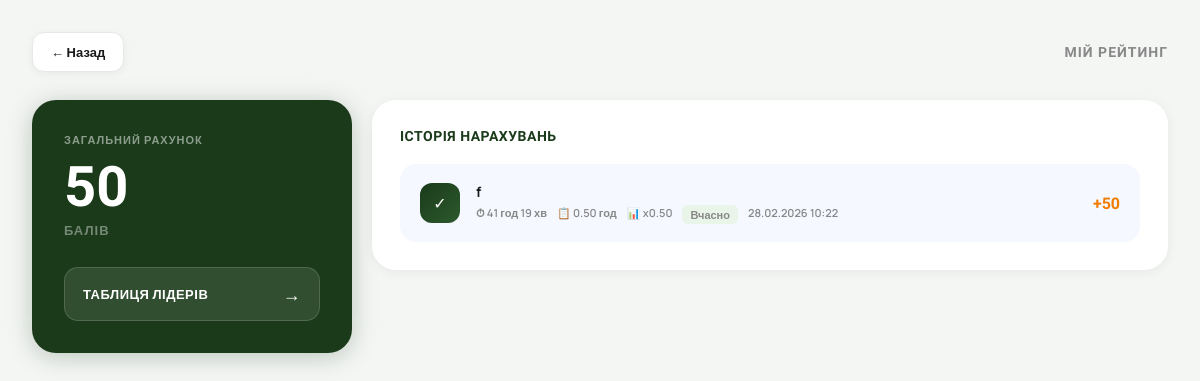
The app's page /rating/my_rating/ (signed in), older data.
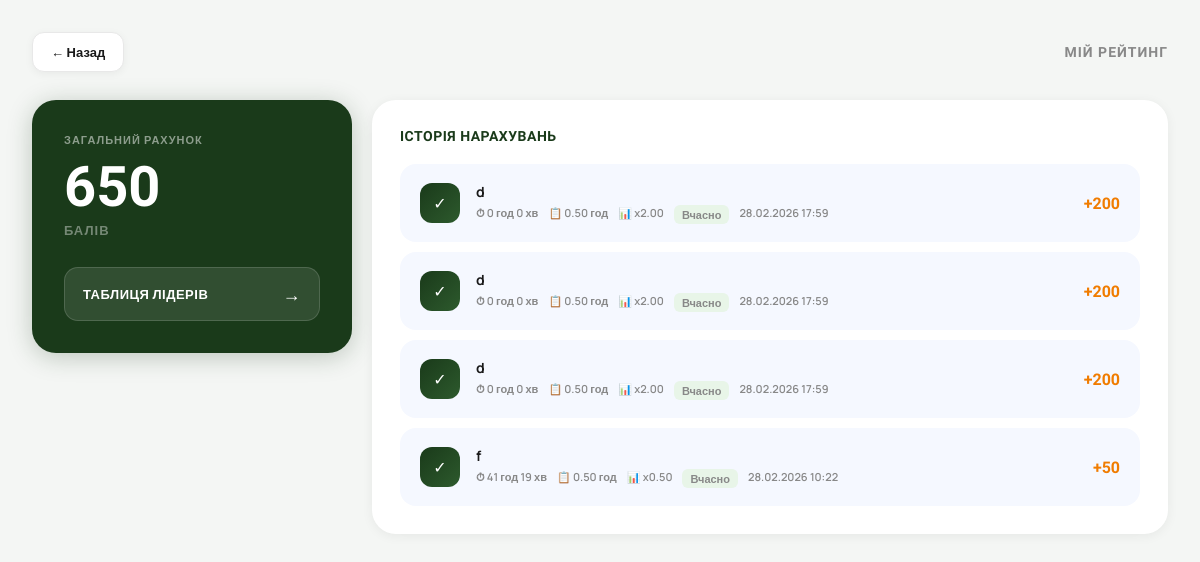
The same page, newer data.
### rating/models.py (models this page shows, shortened)
class UserRating(models.Model):
    user = models.OneToOneField(User, on_delete=models.CASCADE, related_name="rating")
    total_points = models.FloatField(default=0)
    current_streak = models.IntegerField(default=0)
    last_completed_date = models.DateField(null=True, blank=True)

class RatingHistory(models.Model):
    user = models.ForeignKey(User, on_delete=models.CASCADE)
    task = models.ForeignKey("tasks.Task", on_delete=models.CASCADE)
    earned_points = models.FloatField(default=0)
    multiplier = models.FloatField(default=1)
    time_spent_hours = models.FloatField(default=0)
    estimated_hours = models.FloatField(default=0)
    created_at = models.DateTimeField(auto_now_add=True)
    @property
    def time_spent_formatted(self):
        total_minutes = int(self.time_spent_hours * 60)
        hours = total_minutes // 60
        minutes = total_minutes % 60
        return f"{hours} год {minutes} хв"
    class Meta:
        unique_together = ("user", "task")

### tasks/models.py (models this page shows, shortened)
class Task(models.Model):
    user = models.ForeignKey(User, on_delete=models.CASCADE)
    title = models.CharField(max_length=255)
    category = models.ForeignKey(Category, null=True, blank=True, on_delete=models.SET_NULL)
    planned_date = models.DateField(
        default=timezone.localdate,
        null=True,
        blank=True
    )
    is_for_today = models.BooleanField(default=False)
    deadline_time = models.TimeField(default="23:59") # Непотрібен
    estimated_hours = models.FloatField(default=1)
    is_completed = models.BooleanField(default=False)
    order = models.IntegerField(default=0)
    created_at = models.DateTimeField(auto_now_add=True)
    completed_at = models.DateTimeField(null=True, blank=True)

### rating/views.py (the view)
# urls.py: path("my_rating/", my_rating_view, name="my_rating"),
@login_required
def my_rating_view(request):
    rating, _ = UserRating.objects.get_or_create(user=request.user)
    history = RatingHistory.objects.filter(
        user=request.user
    ).select_related("task").order_by("-created_at")[:20]
    return render(request, "rating/my_rating.html", {
        "rating": rating,
        "history": history,
    })

### rating/templates/rating/my_rating.html (shortened to what this page needs)
<!DOCTYPE html>
<html lang="uk">
<head>
</head>
<body>
<div class="page-header">
  <a href="{% url 'tasks:today_tasks' %}" class="back-btn">← Назад</a>
  <div class="page-title">Мій рейтинг</div>
</div>
<div class="layout">
  <div class="points-card">
    <div class="points-label">Загальний рахунок</div>
    <div class="points-value">{{ rating.total_points|floatformat:0 }}</div>
    <div class="points-unit">балів</div>
    <a href="{% url 'rating:leaderboard' %}" class="leaderboard-btn">
      ТАБЛИЦЯ ЛІДЕРІВ
      <span>→</span>
    </a>
  </div>
  <div class="history-card">
    <div class="history-title">
      ІСТОРІЯ НАРАХУВАНЬ
    </div>
    {% for item in history %}
      <div class="history-row">
        <div class="history-icon">✓</div>
        <div class="history-info">
          <div class="history-name">{{ item.task.title }}</div>
          <div class="history-meta">
            <span>⏱ {{ item.time_spent_formatted }}</span>
            <span>📋 {{ item.estimated_hours|floatformat:2 }} год</span>
            <span>📊 x{{ item.multiplier|floatformat:2 }}</span>
            {% if item.multiplier < 0.5 %}
              <span class="history-badge badge-late">Прострочено</span>
            {% else %}
              <span class="history-badge badge-ok">Вчасно</span>
            {% endif %}
            <span>{{ item.task.completed_at|date:"d.m.Y H:i" }}</span>
          </div>
        </div>
        <div class="history-pts">+{{ item.earned_points|floatformat:0 }}</div>
      </div>
    {% empty %}
      <div class="empty-msg">Поки що немає завершених задач 🙌</div>
    {% endfor %}
  </div>
</div>
</body>
</html>

Row changes from the older to the newer data that the page shows:
changed UserRating: total_points "50" → "650"
now on this page (row edited): RatingHistory: task "d", time_spent_formatted "0 год 0 хв", estimated_hours "0.50", multiplier "2.00", shows "Вчасно", task.completed_at "28.02.2026 17:59", earned_points "200"
now on this page (row edited): RatingHistory: task "d", time_spent_formatted "0 год 0 хв", estimated_hours "0.50", multiplier "2.00", shows "Вчасно", task.completed_at "28.02.2026 17:59", earned_points "200"
now on this page (row edited): RatingHistory: task "d", time_spent_formatted "0 год 0 хв", estimated_hours "0.50", multiplier "2.00", shows "Вчасно", task.completed_at "28.02.2026 17:59", earned_points "200"
